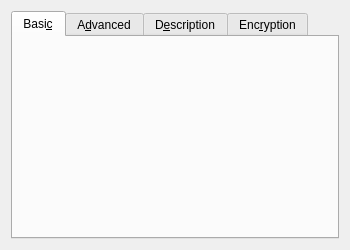
<ui version="4.0" >
 <comment>
 VBox frontends: Qt4 GUI ("VirtualBox"):

 Copyright (C) 2008-2012 Oracle Corporation

 This file is part of VirtualBox Open Source Edition (OSE), as
 available from http://www.virtualbox.org. This file is free software;
 you can redistribute it and/or modify it under the terms of the GNU
 General Public License (GPL) as published by the Free Software
 Foundation, in version 2 as it comes in the "COPYING" file of the
 VirtualBox OSE distribution. VirtualBox OSE is distributed in the
 hope that it will be useful, but WITHOUT ANY WARRANTY of any kind.
 </comment>
 <class>UIMachineSettingsGeneral</class>
 <widget class="QWidget" name="UIMachineSettingsGeneral" >
  <property name="geometry" >
   <rect>
    <x>0</x>
    <y>0</y>
    <width>350</width>
    <height>250</height>
   </rect>
  </property>
  <layout class="QHBoxLayout" name="mLtMain" >
   <item>
    <widget class="QITabWidget" name="mTwGeneral" >
     <property name="currentIndex" >
      <number>0</number>
     </property>
     <widget class="QWidget" name="mTabBasic" >
      <attribute name="title" >
       <string>Basi&amp;c</string>
      </attribute>
      <layout class="QVBoxLayout" name="mLtBasic" >
       <property name="spacing" >
        <number>0</number>
       </property>
       <item>
        <widget class="UINameAndSystemEditor" native="1" name="m_pNameAndSystemEditor" />
       </item>
       <item>
        <spacer name="mSpVer1" >
         <property name="orientation" >
          <enum>Qt::Vertical</enum>
         </property>
         <property name="sizeHint" stdset="0" >
          <size>
           <width>0</width>
           <height>0</height>
          </size>
         </property>
        </spacer>
       </item>
      </layout>
     </widget>
     <widget class="QWidget" name="mTabAdvanced" >
      <attribute name="title" >
       <string>A&amp;dvanced</string>
      </attribute>
      <layout class="QVBoxLayout" name="mLtAdvanced" >
       <property name="spacing" >
        <number>0</number>
       </property>
       <item>
        <widget class="QWidget" native="1" name="mWtAdvanced" >
         <layout class="QGridLayout" name="mLtAdvancedItems" >
          <property name="margin" >
           <number>0</number>
          </property>
          <item row="0" column="0" >
           <widget class="QLabel" name="mLbSnapshot" >
            <property name="text" >
             <string>S&amp;napshot Folder:</string>
            </property>
            <property name="alignment" >
             <set>Qt::AlignRight|Qt::AlignTrailing|Qt::AlignVCenter</set>
            </property>
            <property name="buddy" >
             <cstring>mPsSnapshot</cstring>
            </property>
           </widget>
          </item>
          <item row="0" column="1" colspan="2" >
           <widget class="UIFilePathSelector" name="mPsSnapshot" >
            <property name="sizePolicy" >
             <sizepolicy vsizetype="Fixed" hsizetype="MinimumExpanding" >
              <horstretch>0</horstretch>
              <verstretch>0</verstretch>
             </sizepolicy>
            </property>
           </widget>
          </item>
          <item row="1" column="0" >
           <widget class="QLabel" name="mLbClipboard" >
            <property name="text" >
             <string>&amp;Shared Clipboard:</string>
            </property>
            <property name="alignment" >
             <set>Qt::AlignRight|Qt::AlignTrailing|Qt::AlignVCenter</set>
            </property>
            <property name="buddy" >
             <cstring>mCbClipboard</cstring>
            </property>
           </widget>
          </item>
          <item row="1" column="1" >
           <widget class="QComboBox" name="mCbClipboard" >
            <property name="sizePolicy" >
             <sizepolicy vsizetype="Fixed" hsizetype="Fixed" >
              <horstretch>0</horstretch>
              <verstretch>0</verstretch>
             </sizepolicy>
            </property>
            <property name="whatsThis" >
             <string>Selects which clipboard data will be copied between the guest and the host OS. This feature requires Guest Additions to be installed in the guest OS.</string>
            </property>
           </widget>
          </item>
          <item row="1" column="2" >
           <spacer name="mSpHor1" >
            <property name="orientation" >
             <enum>Qt::Horizontal</enum>
            </property>
            <property name="sizeHint" stdset="0" >
             <size>
              <width>0</width>
              <height>0</height>
             </size>
            </property>
           </spacer>
          </item>
          <item row="2" column="0" >
           <widget class="QLabel" name="mLbDragAndDrop" >
            <property name="text" >
             <string>D&amp;rag'n'Drop:</string>
            </property>
            <property name="alignment" >
             <set>Qt::AlignRight|Qt::AlignTrailing|Qt::AlignVCenter</set>
            </property>
            <property name="buddy" >
             <cstring>mCbDragAndDrop</cstring>
            </property>
           </widget>
          </item>
          <item row="2" column="1" >
           <widget class="QComboBox" name="mCbDragAndDrop" >
            <property name="sizePolicy" >
             <sizepolicy vsizetype="Fixed" hsizetype="Fixed" >
              <horstretch>0</horstretch>
              <verstretch>0</verstretch>
             </sizepolicy>
            </property>
            <property name="whatsThis" >
                <string>Selects which data will be copied between the guest and the host OS by drag'n'drop. This feature requires Guest Additions to be installed in the guest OS.</string>
            </property>
           </widget>
          </item>
          <item row="2" column="2" >
           <spacer name="mSpHor2" >
            <property name="orientation" >
             <enum>Qt::Horizontal</enum>
            </property>
            <property name="sizeHint" stdset="0" >
             <size>
              <width>0</width>
              <height>0</height>
             </size>
            </property>
           </spacer>
          </item>
         </layout>
        </widget>
       </item>
       <item>
        <spacer name="mSpVer3" >
         <property name="orientation" >
          <enum>Qt::Vertical</enum>
         </property>
         <property name="sizeHint" stdset="0" >
          <size>
           <width>0</width>
           <height>0</height>
          </size>
         </property>
        </spacer>
       </item>
      </layout>
     </widget>
     <widget class="QWidget" name="mTabDescription" >
      <attribute name="title" >
       <string>D&amp;escription</string>
      </attribute>
      <layout class="QVBoxLayout" name="mLtDescription" >
       <property name="spacing" >
        <number>0</number>
       </property>
       <item>
        <widget class="QTextEdit" name="mTeDescription" >
         <property name="whatsThis" >
          <string>Holds the description of the virtual machine. The description field is useful for commenting on configuration details of the installed guest OS.</string>
         </property>
         <property name="acceptRichText" >
          <bool>false</bool>
         </property>
        </widget>
       </item>
      </layout>
     </widget>
     <widget class="QWidget" name="m_pTabEncryption">
      <attribute name="title">
       <string>Enc&amp;ryption</string>
      </attribute>
      <layout class="QGridLayout" name="m_pLayoutEncryption">
       <item row="0" column="0" colspan="2">
        <widget class="QCheckBox" name="m_pCheckBoxEncryption">
         <property name="whatsThis">
          <string>When checked, enables encryption for this virtual machine.</string>
         </property>
         <property name="text">
          <string>En&amp;able Encryption</string>
         </property>
        </widget>
       </item>
       <item row="1" column="0">
        <spacer>
         <property name="orientation">
          <enum>Qt::Horizontal</enum>
         </property>
         <property name="sizeType">
          <enum>QSizePolicy::Fixed</enum>
         </property>
         <property name="sizeHint">
          <size>
           <width>20</width>
           <height>0</height>
          </size>
         </property>
        </spacer>
       </item>
       <item row="1" column="1">
        <widget class="QWidget" name="m_pWidgetEncryption">
         <property name="sizePolicy">
          <sizepolicy vsizetype="Fixed" hsizetype="MinimumExpanding">
           <horstretch>1</horstretch>
           <verstretch>0</verstretch>
          </sizepolicy>
         </property>
         <layout class="QGridLayout" name="m_pLayoutEncryptionSettings">
          <property name="leftMargin">
           <number>0</number>
          </property>
          <property name="topMargin">
           <number>0</number>
          </property>
          <property name="rightMargin">
           <number>0</number>
          </property>
          <property name="bottomMargin">
           <number>0</number>
          </property>
          <item row="0" column="0">
           <widget class="QLabel" name="m_pLabelCipher">
            <property name="text">
             <string>Encryption C&amp;ipher:</string>
            </property>
            <property name="alignment">
             <set>Qt::AlignRight|Qt::AlignTrailing|Qt::AlignVCenter</set>
            </property>
            <property name="buddy">
             <cstring>m_pComboCipher</cstring>
            </property>
           </widget>
          </item>
          <item row="0" column="1">
           <widget class="QComboBox" name="m_pComboCipher">
            <property name="whatsThis" >
             <string>Selects the cipher to be used for encrypting the virtual machine disks.</string>
            </property>
           </widget>
          </item>
          <item row="1" column="0">
           <widget class="QLabel" name="m_pLabelPassword1">
            <property name="text">
             <string>E&amp;nter New Password:</string>
            </property>
            <property name="alignment">
             <set>Qt::AlignRight|Qt::AlignTrailing|Qt::AlignVCenter</set>
            </property>
            <property name="buddy">
             <cstring>m_pEditorEncryptionPassword</cstring>
            </property>
           </widget>
          </item>
          <item row="1" column="1">
           <widget class="QLineEdit" name="m_pEditorEncryptionPassword">
            <property name="whatsThis" >
             <string>Holds the password to be assigned to the virtual machine.</string>
            </property>
           </widget>
          </item>
          <item row="2" column="0">
           <widget class="QLabel" name="m_pLabelPassword2">
            <property name="text">
             <string>C&amp;onfirm New Password:</string>
            </property>
            <property name="alignment">
             <set>Qt::AlignRight|Qt::AlignTrailing|Qt::AlignVCenter</set>
            </property>
            <property name="buddy">
             <cstring>m_pEditorEncryptionPasswordConfirm</cstring>
            </property>
           </widget>
          </item>
          <item row="2" column="1">
           <widget class="QLineEdit" name="m_pEditorEncryptionPasswordConfirm">
            <property name="whatsThis" >
             <string>Confirms the password to be assigned to the virtual machine.</string>
            </property>
           </widget>
          </item>
         </layout>
        </widget>
       </item>
       <item row="2" column="1">
        <spacer>
         <property name="orientation">
          <enum>Qt::Vertical</enum>
         </property>
         <property name="sizeType">
          <enum>QSizePolicy::Expanding</enum>
         </property>
         <property name="sizeHint">
          <size>
           <width>0</width>
           <height>0</height>
          </size>
         </property>
        </spacer>
       </item>
      </layout>
     </widget>
    </widget>
   </item>
  </layout>
 </widget>
 <customwidgets>
  <customwidget>
   <class>UINameAndSystemEditor</class>
   <extends>QWidget</extends>
   <header>UINameAndSystemEditor.h</header>
  </customwidget>
  <customwidget>
   <class>UIFilePathSelector</class>
   <extends>QComboBox</extends>
   <header>UIFilePathSelector.h</header>
   <container>1</container>
  </customwidget>
  <customwidget>
   <class>QITabWidget</class>
   <extends>QTabWidget</extends>
   <header>QITabWidget.h</header>
  </customwidget>
 </customwidgets>
 <resources/>
 <connections>
  <connection>
   <sender>m_pCheckBoxEncryption</sender>
   <signal>toggled(bool)</signal>
   <receiver>m_pWidgetEncryption</receiver>
   <slot>setEnabled(bool)</slot>
  </connection>
 </connections>
</ui>
